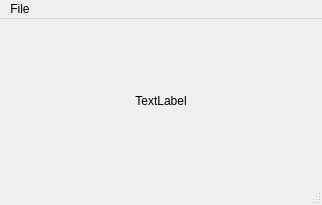
<?xml version="1.0" encoding="UTF-8"?>
<ui version="4.0">
 <class>MainWindow</class>
 <widget class="QMainWindow" name="MainWindow">
  <property name="geometry">
   <rect>
    <x>0</x>
    <y>0</y>
    <width>322</width>
    <height>205</height>
   </rect>
  </property>
  <property name="windowTitle">
   <string>MainWindow</string>
  </property>
  <widget class="QWidget" name="centralwidget">
   <layout class="QGridLayout" name="gridLayout">
    <item row="0" column="0">
     <layout class="QVBoxLayout" name="verticalLayout">
      <item>
       <widget class="QLabel" name="label">
        <property name="text">
         <string>TextLabel</string>
        </property>
        <property name="alignment">
         <set>Qt::AlignCenter</set>
        </property>
       </widget>
      </item>
     </layout>
    </item>
   </layout>
  </widget>
  <widget class="QMenuBar" name="menubar">
   <property name="geometry">
    <rect>
     <x>0</x>
     <y>0</y>
     <width>322</width>
     <height>34</height>
    </rect>
   </property>
   <widget class="QMenu" name="menuFile">
    <property name="title">
     <string>File</string>
    </property>
    <addaction name="actionOpen_csv"/>
   </widget>
   <addaction name="menuFile"/>
  </widget>
  <widget class="QStatusBar" name="statusbar"/>
  <action name="actionOpen_csv">
   <property name="text">
    <string>Open csv</string>
   </property>
  </action>
 </widget>
 <resources/>
 <connections/>
</ui>
